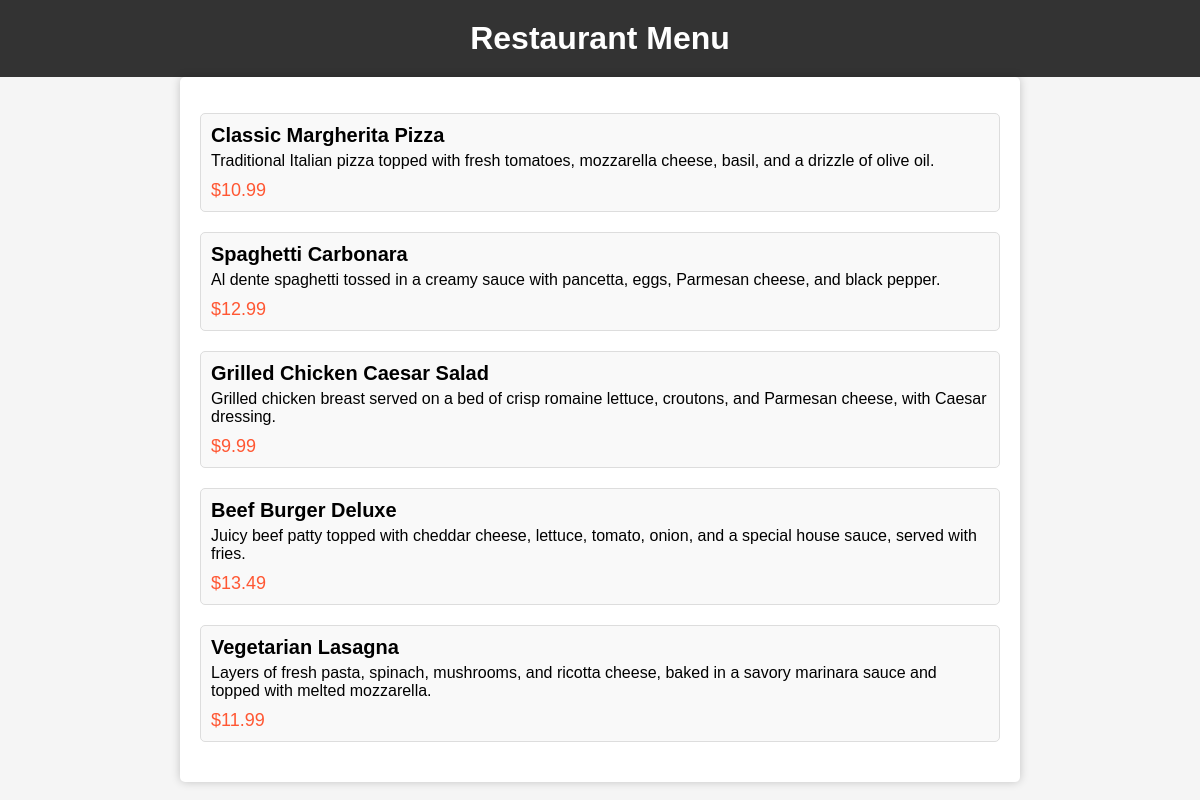
The page / on the database its author committed.
### menu_app/models.py (models this page shows, shortened)
class MenuItem(models.Model):
    name = models.CharField(max_length=100)
    description = models.TextField()
    price = models.DecimalField(max_digits=6, decimal_places=2)
    available = models.BooleanField(default=True)

### menu_app/views.py (the view)
# urls.py: path('', views.menu_list, name='menu_list'),
def menu_list(request):
    menu_items = MenuItem.objects.filter(available=True)
    return render(request, 'menu_app/menu_list.html', {'menu_items': menu_items})

### menu_app/templates/menu_app/menu_list.html (shortened to what this page needs)
{% load static %}
<!DOCTYPE html>
<html>
<head>
    <link rel="stylesheet" type="text/css" href="{% static 'menu_app/styles.css' %}">
</head>
<body>
    <div class="header">
        <h1>Restaurant Menu</h1>
    </div>
    <div class="menu">
        <ul>
            {% for item in menu_items %}
            <li class="menu-item">
                <div class="item-name">{{ item.name }}</div>
                <div class="item-description">{{ item.description }}</div>
                <div class="item-price">${{ item.price }}</div>
            </li>
            {% endfor %}
        </ul>
    </div>
</body>
</html>

### menu_app/static/menu_app/styles.css (style rules this page uses)
body { font-family: Arial, sans-serif; background-color: #f5f5f5; margin: 0; padding: 0; }
.header { background-color: #333; color: #fff; text-align: center; padding: 20px; }
.header h1 { margin: 0; }
.menu { width: 80%; max-width: 800px; margin: 0 auto; background-color: #fff; padding: 20px; border-radius: 5px; box-shadow: 0 0 10px rgba(0, 0, 0, 0.2); }
.menu ul { list-style: none; padding: 0; }
.menu-item { margin-bottom: 20px; border: 1px solid #ddd; padding: 10px; border-radius: 5px; background-color: #f9f9f9; }
.item-name { font-size: 20px; font-weight: bold; }
.item-description { margin-top: 5px; font-size: 16px; }
.item-price { margin-top: 10px; font-size: 18px; color: #ff5733; }

### rows shown on the page
MenuItem: name "Classic Margherita Pizza", description "Traditional Italian pizza topped with fresh tomatoes, mozzarella cheese, basil, and a drizzle of olive oil.", price "10.99"
MenuItem: name "Spaghetti Carbonara", description "Al dente spaghetti tossed in a creamy sauce with pancetta, eggs, Parmesan cheese, and black pepper.", price "12.99"
MenuItem: name "Grilled Chicken Caesar Salad", description "Grilled chicken breast served on a bed of crisp romaine lettuce, croutons, and Parmesan cheese, with Caesar dressing.", price "9.99"
MenuItem: name "Beef Burger Deluxe", description "Juicy beef patty topped with cheddar cheese, lettuce, tomato, onion, and a special house sauce, served with fries.", price "13.49"
MenuItem: name "Vegetarian Lasagna", description "Layers of fresh pasta, spinach, mushrooms, and ricotta cheese, baked in a savory marinara sauce and topped with melted mozzarella.", price "11.99"
